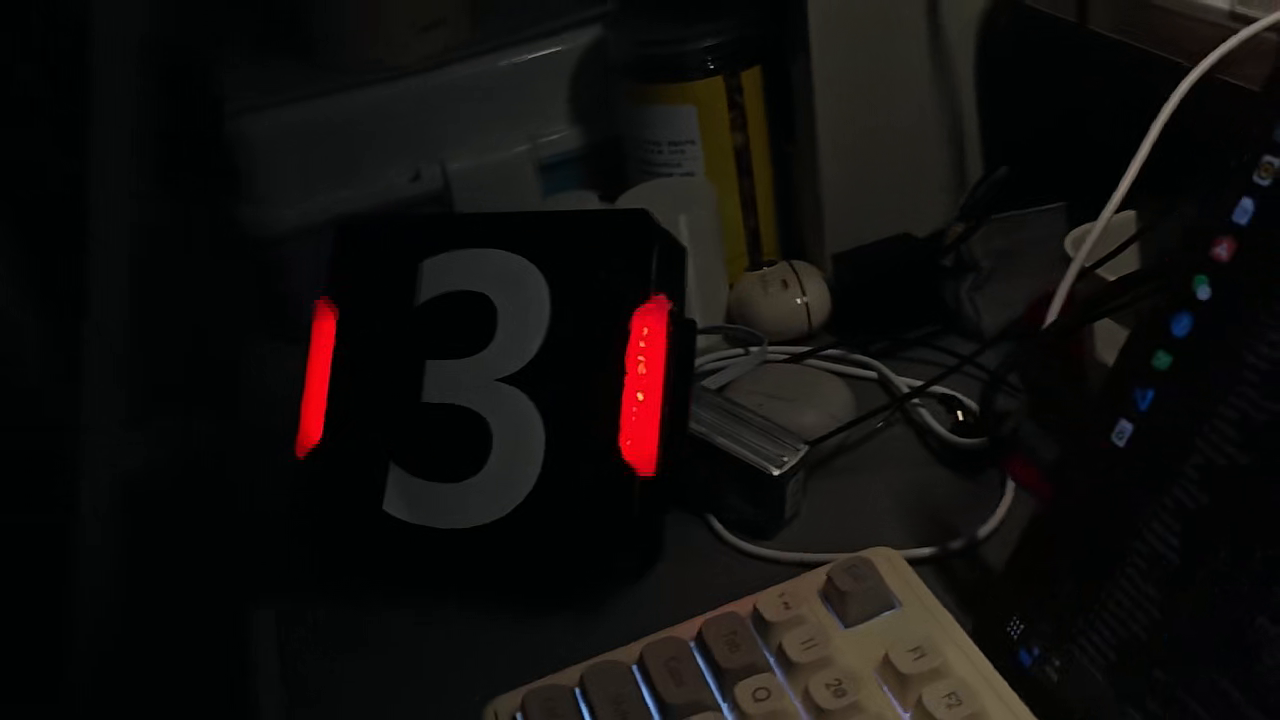
//> input picture frame 57 of 26机器人罗云祺/培训3/task2/test_video.mp4, 1280 x 720 px
$ ./task2   (built with g++ and OpenCV 4)
//> lines starting //> are read from the running program, lines starting //| are printed output that depends on the picture; after the words box and inside, x2 and y2 are one past the last pixel; in counts of white or black regions, pixels touching at a corner belong together
//> further down, frame is the input picture: 720 rows x 1280 cols, CV_8UC3; mean B, G, R 13.1, 14.6, 16.9
#include <opencv2/opencv.hpp>

#include <algorithm>
#include <chrono>
#include <cmath>
#include <iostream>
#include <string>
#include <utility>
#include <vector>

namespace {

constexpr int   kHoldFrames   = 6;
constexpr float kSmoothCenter = 0.35f;
constexpr float kSmoothSize   = 0.28f;
constexpr float kSmoothAngle  = 0.25f;

struct LightBar
{
    cv::RotatedRect rect;
    cv::Point2f center;
    double area = 0.0;
    float length = 0.0f;
    float width = 0.0f;
    float angle = 0.0f;
};

struct BarGeom
{
    cv::Point2f center;
    float length = 0.0f;
    float width = 0.0f;
    float angle = 0.0f;
};

struct ArmorObservation
{
    bool valid = false;
    BarGeom left;
    BarGeom right;
};

struct ArmorState
{
    bool valid = false;
    BarGeom left;
    BarGeom right;
    int lostFrames = 0;
};

static float normalizeAngle180(float a)
{
    a = std::fmod(a, 180.0f);
    if (a < 0.0f) a += 180.0f;
    return a;
}

// [6 lines left out: function angleDelta180, not called in this run]

static float acuteAngleDiff(float a, float b)
{
    float d = std::fabs(a - b);
    d = std::fmod(d, 180.0f);
    return std::min(d, 180.0f - d);
}

static BarGeom barFromRect(const cv::RotatedRect& r)
{
    BarGeom g;
    g.center = r.center;
    g.length = std::max(r.size.width, r.size.height);
    g.width = std::min(r.size.width, r.size.height);
    g.angle = normalizeAngle180(
        (r.size.width >= r.size.height) ? r.angle : r.angle + 90.0f);
    return g;
}

static cv::RotatedRect rectFromBar(const BarGeom& g)
{
    // width 方向作为长轴，height 方向作为短轴
    return cv::RotatedRect(g.center, cv::Size2f(g.length, g.width), g.angle);
}

static std::vector<LightBar> findRedBars(const cv::Mat& frame)
{
    cv::Mat hsv;
    cv::cvtColor(frame, hsv, cv::COLOR_BGR2HSV);

    cv::Mat red1, red2, mask;
    cv::inRange(hsv, cv::Scalar(0, 70, 50), cv::Scalar(12, 255, 255), red1);
    cv::inRange(hsv, cv::Scalar(168, 70, 50), cv::Scalar(180, 255, 255), red2);
    cv::bitwise_or(red1, red2, mask);

    const cv::Mat k3 =
        cv::getStructuringElement(cv::MORPH_ELLIPSE, cv::Size(3, 3));
    const cv::Mat k7 =
        cv::getStructuringElement(cv::MORPH_ELLIPSE, cv::Size(7, 7));

    cv::morphologyEx(mask, mask, cv::MORPH_OPEN, k3);
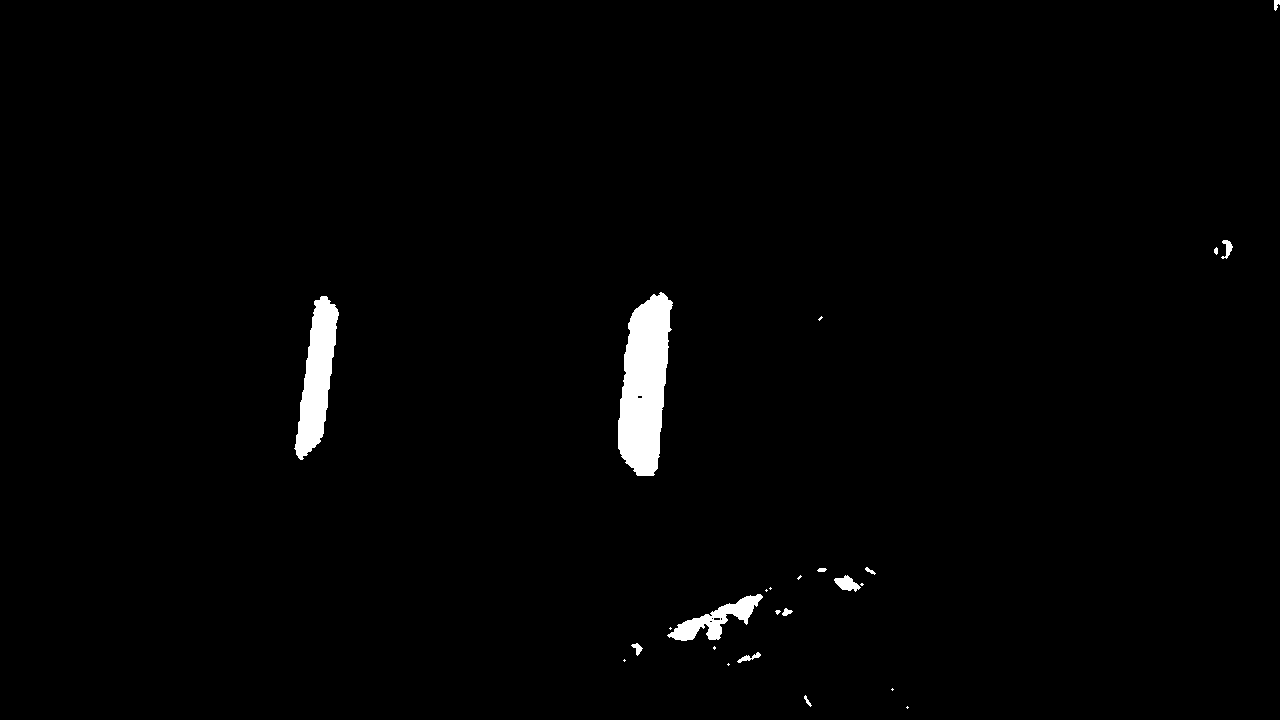
//> mask: 720 rows x 1280 cols, CV_8UC1; 1.4% white; 25 white regions (12 under 20 px), largest, box (x1, y1, x2, y2) and area: (618, 292, 673, 476) 7051, (294, 296, 339, 460) 3896, (667, 594, 763, 641) 1570
    cv::morphologyEx(mask, mask, cv::MORPH_CLOSE, k7);

    std::vector<std::vector<cv::Point>> contours;
    cv::findContours(mask, contours, cv::RETR_EXTERNAL,
                     cv::CHAIN_APPROX_SIMPLE);
//> contours = 21 contours, 9 with area under 20; largest, box (x1, y1, x2, y2) and area: (618, 292, 673, 476) 6884, (294, 296, 339, 460) 3748, (667, 594, 763, 641) 1556, (834, 575, 864, 592) 240, (1221, 240, 1233, 259) 90

    const double minArea =
        std::max(70.0, static_cast<double>(frame.total()) * 3e-5);

    std::vector<LightBar> bars;

    for (const auto& c : contours) {
        std::vector<cv::Point> hull;
        cv::convexHull(c, hull);
        if (hull.size() < 4) continue;

        const double area = cv::contourArea(hull);
        if (area < minArea) continue;

        const cv::RotatedRect rr = cv::minAreaRect(hull);

        const float w = rr.size.width;
        const float h = rr.size.height;
        if (w < 1.0f || h < 1.0f) continue;

        const float longSide = std::max(w, h);
        const float shortSide = std::min(w, h);

        if (shortSide < 5.0f) continue;
        if (longSide / shortSide < 1.8f) continue;

        if (area / (static_cast<double>(longSide) * shortSide) < 0.35) {
            continue;
        }

        LightBar b;
        b.rect = rr;
        b.center = rr.center;
        b.area = area;
        b.length = longSide;
        b.width = shortSide;
        b.angle = normalizeAngle180(
            (rr.size.width >= rr.size.height) ? rr.angle
                                              : rr.angle + 90.0f);
        bars.push_back(b);
    }
//> this loop made 21 passes
//> (area, w, h, longSide, shortSide, b.rect, b.area, b.length) on passes 6, 9: (108.5, 24.03, 5.61, 24.03, 5.61, centre (748.4, 657.2), size (24, 5.6), angle -15.3, 108.5, 24.03), (82.5, 16.6, 7.05, 16.6, 7.05, centre (783.7, 611.9), size (16.6, 7.1), angle -12.5, 82.5, 16.6)

    std::sort(bars.begin(), bars.end(),
              [](const LightBar& a, const LightBar& b) {
                  return a.area > b.area;
              });

    if (bars.size() > 16) bars.resize(16);
    return bars;
}

static bool selectArmorPair(const std::vector<LightBar>& bars,
                            bool hasPrev,
                            const cv::Point2f& prevLeft,
                            const cv::Point2f& prevRight,
                            LightBar& left,
                            LightBar& right)
{
    double bestScore = -1e100;
    int bestI = -1;
    int bestJ = -1;

    for (size_t i = 0; i < bars.size(); ++i) {
        for (size_t j = i + 1; j < bars.size(); ++j) {
            const LightBar& A = bars[i];
            const LightBar& B = bars[j];

            const float maxH = std::max(A.length, B.length);
            const float minH = std::min(A.length, B.length);
            if (minH < 1.0f) continue;

            // 1. 长度差比例过滤
            const float hRatio = (maxH - minH) / minH;
            if (hRatio > 0.55f) continue;

            // 2. 中心 Y 差过滤
            const float dx = std::fabs(A.center.x - B.center.x);
            const float dy = std::fabs(A.center.y - B.center.y);
            const float avgH = 0.5f * (A.length + B.length);
            const float yRatio = dy / avgH;
            if (yRatio > 0.35f) continue;

            // 3. 距离与灯条高度比例过滤
            const float dist = std::sqrt(dx * dx + dy * dy);
            const float distRatio = dist / avgH;
            if (distRatio < 0.8f || distRatio > 4.5f) continue;

            // 4. 平行度过滤
            const float ad = acuteAngleDiff(A.angle, B.angle);
            if (ad > 25.0f) continue;

            // 5. 宽度差过滤
            const float maxW = std::max(A.width, B.width);
            const float minW = std::min(A.width, B.width);
            if (minW < 1.0f || maxW / minW > 3.0f) continue;

            // 6. 面积差过滤
            if (std::max(A.area, B.area) / std::min(A.area, B.area) > 6.0) {
                continue;
            }

            double score = std::min(A.area, B.area);

            score *= 1.0 - 0.35 * static_cast<double>(hRatio);
            score *= 1.0 - 0.35 * static_cast<double>(yRatio);
            score *= 1.0 - 0.25 * static_cast<double>(ad) / 25.0;
            score *= 1.0 -
                     0.15 * std::fabs(static_cast<double>(distRatio) - 2.0) /
                         2.5;

            // 7. 优先保持上一帧的左右灯条，避免配对跳变
            if (hasPrev) {
                const LightBar* L = &A;
                const LightBar* R = &B;
                if (L->center.x > R->center.x) std::swap(L, R);

                const double prior =
                    cv::norm(L->center - prevLeft) +
                    cv::norm(R->center - prevRight);

                score /= (1.0 + 0.8 * prior / static_cast<double>(avgH));
            }

            if (score > bestScore) {
                bestScore = score;
                bestI = static_cast<int>(i);
                bestJ = static_cast<int>(j);
            }
        }
    }

    if (bestI < 0) return false;

    if (bars[bestI].center.x < bars[bestJ].center.x)
    {
        left = bars[bestI];
        right = bars[bestJ];
    } else {
        left = bars[bestJ];
        right = bars[bestI];
    }
    return true;
}

static void getOuterPoints(const cv::RotatedRect& self,
                           const cv::RotatedRect& other,
                           cv::Point2f& top,
                           cv::Point2f& bottom)
{
    cv::Point2f p[4];
    self.points(p);

    struct Edge {
        int i0;
        int i1;
        float len;
    };

    std::vector<Edge> edges;
    edges.reserve(4);

    for (int i = 0; i < 4; ++i) {
        const int j = (i + 1) % 4;
        Edge e;
        e.i0 = i;
        e.i1 = j;
        e.len = static_cast<float>(cv::norm(p[j] - p[i]));
        edges.push_back(e);
    }

    std::sort(edges.begin(), edges.end(),
              [](const Edge& a, const Edge& b) {
                  return a.len > b.len;
              });

    const Edge& e0 = edges[0];
    const Edge& e1 = edges[1];

    const auto distSum = [&](const Edge& e) {
        return cv::norm(p[e.i0] - other.center) +
               cv::norm(p[e.i1] - other.center);
    };

    const Edge& outer = (distSum(e0) >= distSum(e1)) ? e0 : e1;

    cv::Point2f a = p[outer.i0];
    cv::Point2f b = p[outer.i1];

    if (a.y <= b.y) {
        top = a;
        bottom = b;
    } else {
        top = b;
        bottom = a;
    }
}

static ArmorObservation detectArmor(const cv::Mat& frame,
                                    const ArmorState& state)
{
    ArmorObservation obs;

    const std::vector<LightBar> bars = findRedBars(frame);
//> bars = 6 items

    LightBar left;
    LightBar right;

    const bool hasPrev = state.valid;
//> hasPrev = false
    const cv::Point2f prevLeft =
        hasPrev ? state.left.center : cv::Point2f(0.0f, 0.0f);
//> prevLeft = Point(0, 0)
    const cv::Point2f prevRight =
        hasPrev ? state.right.center : cv::Point2f(0.0f, 0.0f);
//> prevRight = Point(0, 0)

    if (selectArmorPair(bars, hasPrev, prevLeft, prevRight, left, right)) {
//> the loop in selectArmorPair, `for (size_t i = 0; i < bars.size(); ++i)` made 6 passes
//> after the loop in selectArmorPair, `for (size_t i = 0; i < bars.size(); ++i)`: bestScore = 3748.1; bestI = 0; bestJ = 1
        obs.valid = true;
        obs.left = barFromRect(left.rect);
//> in barFromRect, `g.length = std::max(r.size.width, r.size.height);`: g.length = 165
//> left.rect = centre (317, 378), size (165, 27.4), angle -82.6
        obs.right = barFromRect(right.rect);
//> right.rect = centre (643.6, 383), size (184.4, 44.4), angle -84.6
    }

    return obs;
}

// [31 lines left out: function smoothBar, not called in this run]

static void updateArmorState(ArmorState& state,
                             const ArmorObservation& obs)
{
    if (!obs.valid) {
        if (state.valid) {
            ++state.lostFrames;
            if (state.lostFrames > kHoldFrames) {
                state.valid = false;
                state.lostFrames = 0;
            }
        }
        return;
    }

    if (!state.valid) {
        state.left = obs.left;
        state.right = obs.right;
        state.valid = true;
        state.lostFrames = 0;
        return;
    }

    state.left = smoothBar(state.left, obs.left);
    state.right = smoothBar(state.right, obs.right);
    state.lostFrames = 0;
}

static void drawYellowBox(cv::Mat& img, const cv::RotatedRect& r)
{
    cv::Point2f pts[4];
    r.points(pts);

    for (int i = 0; i < 4; ++i) {
        cv::line(img,
                 pts[i],
                 pts[(i + 1) % 4],
                 cv::Scalar(0, 255, 255),
                 2,
                 cv::LINE_AA);
    }
}

static void drawLabel(cv::Mat& img,
                      const std::string& text,
                      const cv::Point2f& p,
                      const cv::Point& offset)
{
    const double fontScale = 0.7;
    const int thickness = 2;

    int baseline = 0;
    const cv::Size textSize =
        cv::getTextSize(text, cv::FONT_HERSHEY_SIMPLEX,
                        fontScale, thickness, &baseline);

    int x = cvRound(p.x) + offset.x;
    int y = cvRound(p.y) + offset.y;

    x = std::max(2, std::min(x, img.cols - textSize.width - 2));
    y = std::max(textSize.height + 2,
                 std::min(y, img.rows - baseline - 2));

    cv::putText(img,
                text,
                cv::Point(x, y),
                cv::FONT_HERSHEY_SIMPLEX,
                fontScale,
                cv::Scalar(0, 255, 0),
                thickness,
                cv::LINE_AA);
}

static void drawArmor(cv::Mat& frame, const ArmorState& state)
{
    if (!state.valid) {
        cv::putText(frame,
                    "Armor not found",
                    cv::Point(30, 50),
                    cv::FONT_HERSHEY_SIMPLEX,
                    1.0,
                    cv::Scalar(0, 0, 255),
                    2,
                    cv::LINE_AA);
        return;
    }

    const cv::RotatedRect leftRect = rectFromBar(state.left);
//> leftRect = centre (317, 378), size (165, 27.4), angle 97.4
    const cv::RotatedRect rightRect = rectFromBar(state.right);
//> rightRect = centre (643.6, 383), size (184.4, 44.4), angle 95.4

    drawYellowBox(frame, leftRect);
//> in drawYellowBox, `r.points(pts);`: pts = 4 Points (x, y): [314, 294.4], [341.2, 298], [319.9, 461.6], [292.7, 458.1]
    drawYellowBox(frame, rightRect);
//> in drawYellowBox (call 2), `r.points(pts);`: pts = 4 Points (x, y): [630.1, 289.1], [674.4, 293.3], [657, 476.9], [612.8, 472.7]
//> after the loop in drawYellowBox (call 2), `for (int i = 0; i < 4; ++i)`:
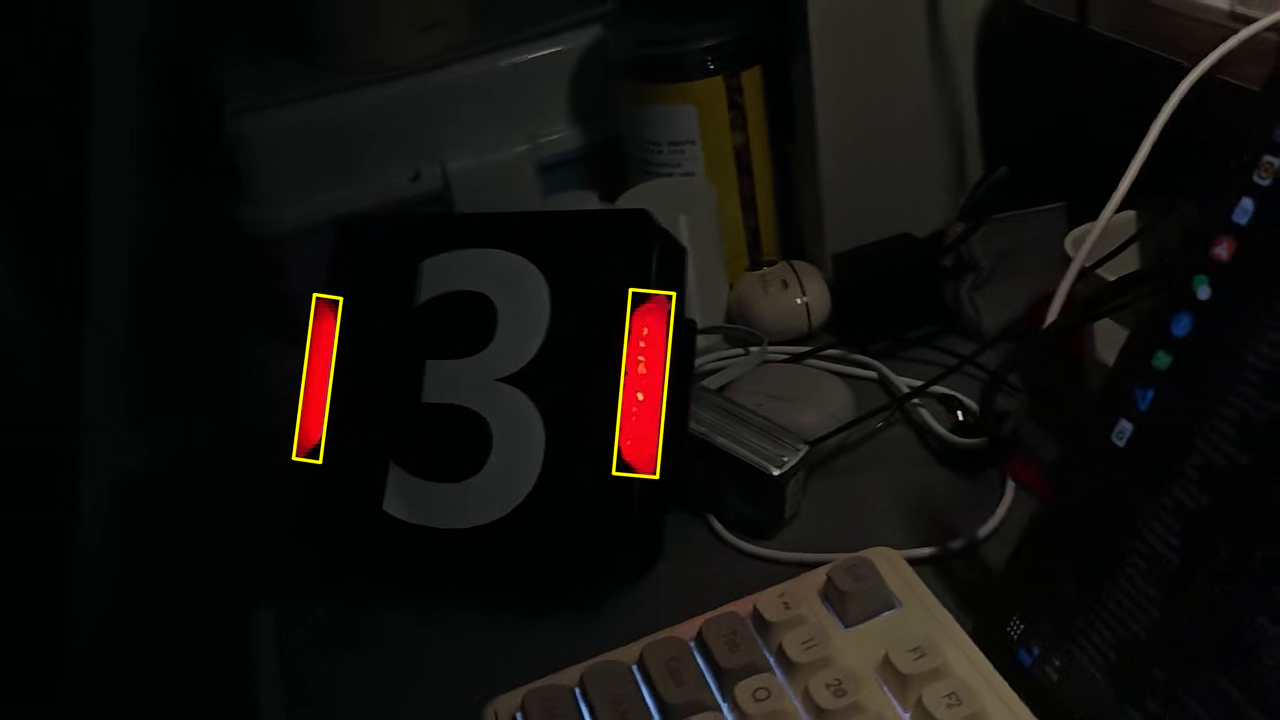
//> img: 720 rows x 1280 cols, CV_8UC3; mean B, G, R 13.1, 15.3, 17.6

    cv::Point2f p1, p2, p3, p4;

    getOuterPoints(leftRect, rightRect, p1, p4);
//> in getOuterPoints, `self.points(p);`: p = 4 Points (x, y): [314, 294.4], [341.2, 298], [319.9, 461.6], [292.7, 458.1]
//> the loop in getOuterPoints, `for (int i = 0; i < 4; ++i)` made 4 passes
//> e.len on passes 1 to 4: 27.42, 165, 27.42, 165
//> in getOuterPoints, `cv::Point2f a = p[outer.i0];`: a = Point(292.7, 458)
//> in getOuterPoints, `cv::Point2f b = p[outer.i1];`: b = Point(314, 294.4)
//> in getOuterPoints, `bottom = a;`: bottom = Point(292.7, 458)
//> p1 = Point(314, 294.4); p4 = Point(292.7, 458)

    getOuterPoints(rightRect, leftRect, p2, p3);
//> the loop in getOuterPoints (call 2), `for (int i = 0; i < 4; ++i)` made 4 passes
//> e.len on passes 1 to 4: 44.44, 184.4, 44.44, 184.4
//> p2 = Point(674.4, 293.3); p3 = Point(657, 476.9)

    const cv::Scalar green(0, 255, 0);

    cv::line(frame, p1, p2, green, 2, cv::LINE_AA);
    cv::line(frame, p2, p3, green, 2, cv::LINE_AA);
    cv::line(frame, p3, p4, green, 2, cv::LINE_AA);
    cv::line(frame, p4, p1, green, 2, cv::LINE_AA);

    cv::circle(frame, p1, 6, green, cv::FILLED, cv::LINE_AA);
    cv::circle(frame, p2, 6, green, cv::FILLED, cv::LINE_AA);
    cv::circle(frame, p3, 6, green, cv::FILLED, cv::LINE_AA);
    cv::circle(frame, p4, 6, green, cv::FILLED, cv::LINE_AA);

    drawLabel(frame, "P1", p1, cv::Point(-48, -12));
//> in drawLabel, `int x = cvRound(p.x) + offset.x;`: x = 266
//> in drawLabel, `int y = cvRound(p.y) + offset.y;`: y = 282
    drawLabel(frame, "P4", p4, cv::Point(-48, 26));
//> call 2 of drawLabel, with text = "P4", p = Point(292.7, 458), offset = Point(-48, 26)
//> in drawLabel (call 2), `int x = cvRound(p.x) + offset.x;`: x = 245
//> in drawLabel (call 2), `int y = cvRound(p.y) + offset.y;`: y = 484
//> in drawLabel (call 2), `cv::putText(img, text, cv::Point(x, y), cv::FONT_HERSHEY_SIMPLEX, font..`:
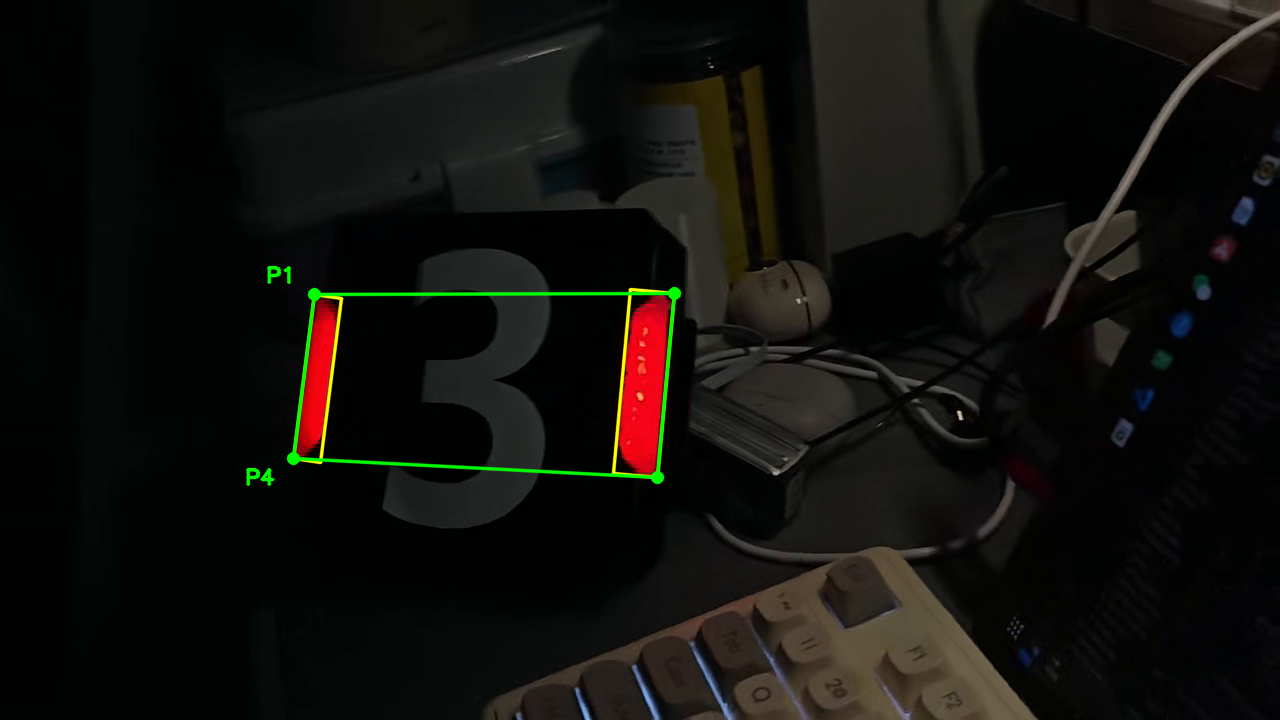
//> img: 720 rows x 1280 cols, CV_8UC3; mean B, G, R 13, 16.2, 17.2
    drawLabel(frame, "P2", p2, cv::Point(12, -12));
    drawLabel(frame, "P3", p3, cv::Point(12, 26));
}

}

int main(int argc, char** argv)
{
    const std::string input =
        (argc > 1) ? argv[1] : "test_video.mp4";
    const std::string output =
        (argc > 2) ? argv[2] : "armor_result.mp4";

    cv::VideoCapture cap(input);
    if (!cap.isOpened()) {
        std::cerr << "Cannot open video: " << input << std::endl;
        return -1;
    }

    cv::Mat frame;
    if (!cap.read(frame) || frame.empty()) {
        std::cerr << "Cannot read first frame." << std::endl;
        return -1;
    }

    double fps = cap.get(cv::CAP_PROP_FPS);
    if (!(fps > 1.0) || fps > 240.0) fps = 30.0;

    cv::VideoWriter writer;
    std::string actualOutput = output;

    writer.open(output,
                cv::VideoWriter::fourcc('m', 'p', '4', 'v'),
                fps,
                frame.size());

    if (!writer.isOpened()) {
        actualOutput = "armor_result.avi";
        writer.open(actualOutput,
                    cv::VideoWriter::fourcc('M', 'J', 'P', 'G'),
                    fps,
                    frame.size());
    }

    if (!writer.isOpened()) {
        std::cerr << "Warning: cannot open output video, display only."
                  << std::endl;
    }

    ArmorState state;
    const double frameIntervalMs = 1000.0 / fps;

    while (true) {
        const auto begin = std::chrono::steady_clock::now();

        const ArmorObservation obs = detectArmor(frame, state);
        updateArmorState(state, obs);
        drawArmor(frame, state);

        if (writer.isOpened()) {
            writer.write(frame);
        }

        cv::imshow("Armor Detection", frame);

        const auto end = std::chrono::steady_clock::now();
        const double costMs =
            std::chrono::duration<double, std::milli>(end - begin).count();

        const int waitMs = std::max(
            1,
            static_cast<int>(
                std::lround(frameIntervalMs - costMs)));

        const int key = cv::waitKey(waitMs);
//> the 'q' key is pressed
        if (key == 27 || key == 'q') break;

        if (!cap.read(frame) || frame.empty()) break;
    }

    cap.release();
    writer.release();
    cv::destroyAllWindows();

    std::cout << "Output: " << actualOutput << std::endl;
    return 0;
}
